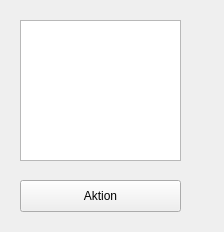
<?xml version="1.0" encoding="UTF-8"?>
<ui version="4.0">
 <class>Widget</class>
 <widget class="QWidget" name="Widget">
  <property name="geometry">
   <rect>
    <x>0</x>
    <y>0</y>
    <width>224</width>
    <height>232</height>
   </rect>
  </property>
  <property name="windowTitle">
   <string>Widget</string>
  </property>
  <widget class="QPushButton" name="btnAction">
   <property name="geometry">
    <rect>
     <x>20</x>
     <y>180</y>
     <width>161</width>
     <height>32</height>
    </rect>
   </property>
   <property name="text">
    <string>Aktion</string>
   </property>
  </widget>
  <widget class="QTextEdit" name="textEdit">
   <property name="geometry">
    <rect>
     <x>20</x>
     <y>20</y>
     <width>161</width>
     <height>141</height>
    </rect>
   </property>
  </widget>
 </widget>
 <resources/>
 <connections/>
</ui>
